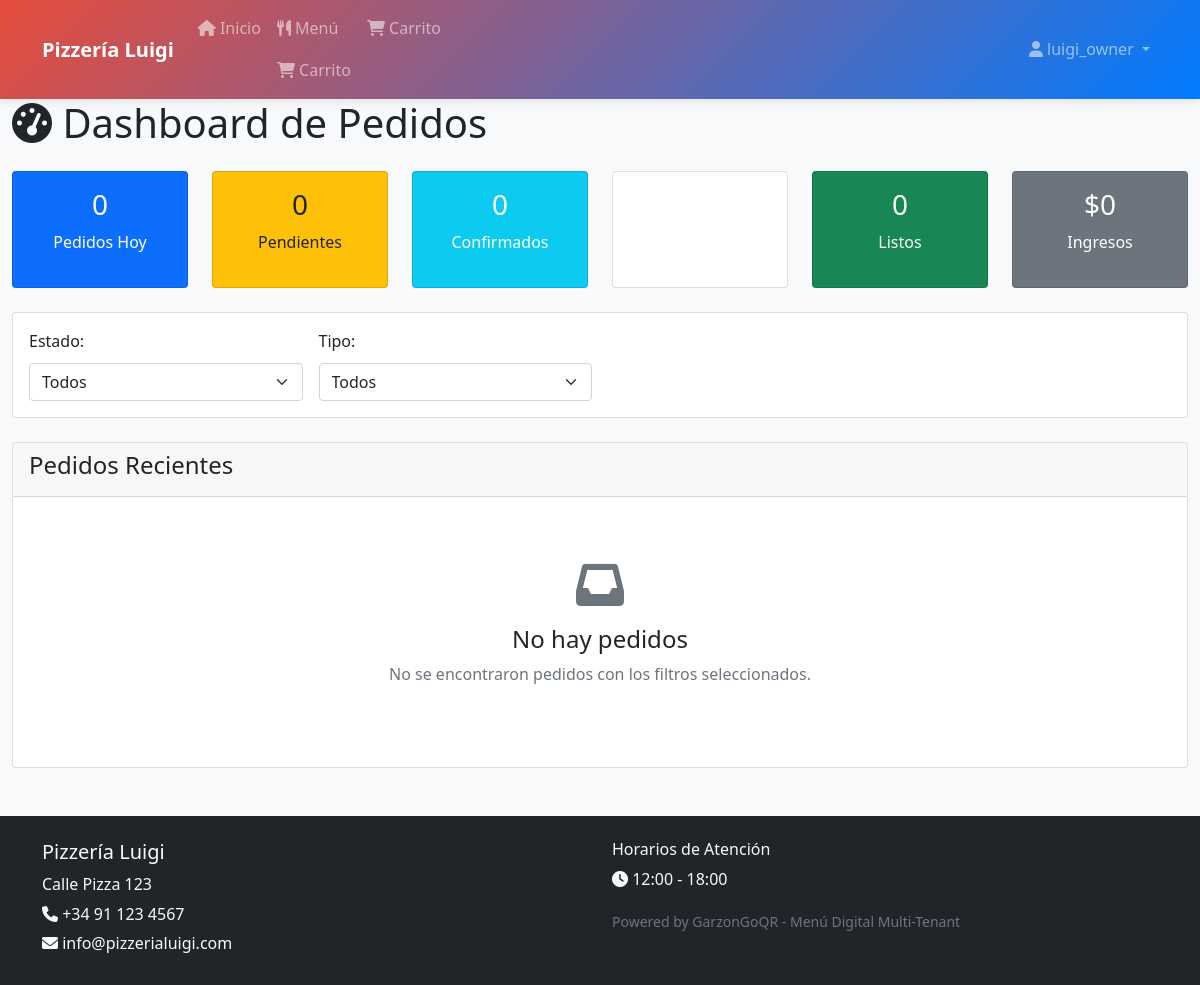
Screenshot of /pizzeria-luigi/orders/dashboard/ (signed in) with the database file from the repository.
### restaurants/models.py (models this page shows, shortened)
class Restaurant(models.Model):
    tenant = models.OneToOneField(Tenant, on_delete=models.CASCADE,
                                 related_name='restaurant')
    name = models.CharField(max_length=100)
    address = models.TextField()
    phone = models.CharField(max_length=20)
    email = models.EmailField()
    owner = models.ForeignKey(User, on_delete=models.CASCADE,
                            related_name='owned_restaurants')
    is_active = models.BooleanField(default=True)
    opening_time = models.TimeField(null=True, blank=True)
    closing_time = models.TimeField(null=True, blank=True)
    created_at = models.DateTimeField(auto_now_add=True)
    updated_at = models.DateTimeField(auto_now=True)
    class Meta:
        verbose_name = 'Restaurante'
        verbose_name_plural = 'Restaurantes'

### orders/views.py (the view)
# urls.py: path('dashboard/', views.RestaurantOrdersListView.as_view(), name='restaurant_orders'),
class RestaurantOrdersListView(LoginRequiredMixin, ListView):
    model = Order
    template_name = 'orders/restaurant_orders.html'
    context_object_name = 'orders'
    paginate_by = 20
    def get_queryset(self):
        restaurant = self.request.restaurant
        if not (self.request.user.is_superuser or
                restaurant.owner == self.request.user):
            raise Http404("No tienes permisos para ver estos pedidos")
        queryset = Order.objects.filter(restaurant=restaurant).select_related('restaurant')
        status = self.request.GET.get('status')
        if status and status != 'all':
            queryset = queryset.filter(status=status)
        order_type = self.request.GET.get('order_type')
        if order_type and order_type != 'all':
            queryset = queryset.filter(order_type=order_type)
        return queryset.order_by('-created_at')
    def get_context_data(self, **kwargs):
        context = super().get_context_data(**kwargs)
        restaurant = self.request.restaurant
        context['restaurant'] = restaurant
        context['status_choices'] = Order.STATUS_CHOICES
        context['order_type_choices'] = Order.ORDER_TYPE_CHOICES
        context['current_status'] = self.request.GET.get('status', 'all')
        context['current_order_type'] = self.request.GET.get('order_type', 'all')
        today = timezone.now().date()
        today_orders = Order.objects.filter(
            restaurant=restaurant,
            created_at__date=today
        )
        context['today_stats'] = {
            'total_orders': today_orders.count(),
            'pending_orders': today_orders.filter(status='pending').count(),
            'confirmed_orders': today_orders.filter(status='confirmed').count(),
            'preparing_orders': today_orders.filter(status='preparing').count(),
            'ready_orders': today_orders.filter(status='ready').count(),
            'total_revenue': sum(order.total_amount for order in today_orders.filter(status__in=['delivered', 'ready']))
        }
        return context

### menu/cart.py (called while the page is built)
    def __len__(self):
        return sum(item['quantity'] for item in self.cart.values())

    def get_total_price(self):
        return sum(Decimal(item['unit_price']) * item['quantity'] for item in self.cart.values())

### menu/context_processors.py (called while the page is built)
def cart_processor(request):
    cart_data = {
        'cart_total_items': 0,
        'cart_total_price': 0,
    }
    try:
        if hasattr(request, 'tenant'):
            cart = Cart(request)
            cart_data = {
                'cart_total_items': len(cart),
                'cart_total_price': cart.get_total_price(),
            }
    except Exception:
        pass
    return {
        'cart_info': cart_data,
    }

### restaurants/templatetags/tenant_tags.py (called while the page is built)
@register.simple_tag(takes_context=True)
def tenant_color(context, color_type='primary'):
    request = context.get('request')
    if request and hasattr(request, 'tenant'):
        if color_type == 'primary':
            return request.tenant.primary_color
    defaults = {
        'primary': '#007bff',
        'secondary': '#6c757d',
    }
    return defaults.get(color_type, '#007bff')

@register.simple_tag(takes_context=True)
def tenant_meta_tags(context):
    request = context.get('request')
    if request and hasattr(request, 'tenant'):
        tenant = request.tenant
        restaurant = request.restaurant
        meta_tags = f'''
        <meta name="description" content="Menú digital de {restaurant.name}. Haz tu pedido fácilmente desde tu mesa.">
        <meta name="keywords" content="{restaurant.name}, menú digital, restaurante, pedidos online">
        <meta property="og:title" content="{restaurant.name} - Menú Digital">
        <meta property="og:description" content="Menú digital de {restaurant.name}">
        <meta property="og:type" content="website">
        <meta name="theme-color" content="{tenant.primary_color}">
        '''
        return mark_safe(meta_tags)
    return mark_safe('<meta name="description" content="Plataforma de menús digitales">')

@register.simple_tag(takes_context=True)
def tenant_css_vars(context):
    request = context.get('request')
    if request and hasattr(request, 'tenant'):
        tenant = request.tenant
        css_vars = f'''
        <style>
        :root {{
            --tenant-primary-color: {tenant.primary_color};
            --tenant-primary-rgb: {hex_to_rgb(tenant.primary_color)};
        }}
        </style>
        '''
        return mark_safe(css_vars)
    return mark_safe('')

### templates/orders/restaurant_orders.html (shortened to what this page needs)
{% extends 'restaurants/base.html' %}
{% load humanize %}
{% block content %}
<div class="container-fluid">
    <h1 class="mb-4">
        <i class="fas fa-tachometer-alt"></i>
        Dashboard de Pedidos
    </h1>
    <div class="row mb-4">
        <div class="col-md-2">
            <div class="card text-center bg-primary text-white">
                <div class="card-body">
                    <h3>{{ today_stats.total_orders }}</h3>
                    <p>Pedidos Hoy</p>
                </div>
            </div>
        </div>
        <div class="col-md-2">
            <div class="card text-center bg-warning text-dark">
                <div class="card-body">
                    <h3>{{ today_stats.pending_orders }}</h3>
                    <p>Pendientes</p>
                </div>
            </div>
        </div>
        <div class="col-md-2">
            <div class="card text-center bg-info text-white">
                <div class="card-body">
                    <h3>{{ today_stats.confirmed_orders }}</h3>
                    <p>Confirmados</p>
                </div>
            </div>
        </div>
        <div class="col-md-2">
            <div class="card text-center bg-orange text-white">
                <div class="card-body">
                    <h3>{{ today_stats.preparing_orders }}</h3>
                    <p>Preparando</p>
                </div>
            </div>
        </div>
        <div class="col-md-2">
            <div class="card text-center bg-success text-white">
                <div class="card-body">
                    <h3>{{ today_stats.ready_orders }}</h3>
                    <p>Listos</p>
                </div>
            </div>
        </div>
        <div class="col-md-2">
            <div class="card text-center bg-secondary text-white">
                <div class="card-body">
                    <h3>${{ today_stats.total_revenue|floatformat:0|intcomma }}</h3>
                    <p>Ingresos</p>
                </div>
            </div>
        </div>
    </div>
    <div class="card mb-4">
        <div class="card-body">
            <form method="get" class="row g-3">
                <div class="col-md-3">
                    <label for="status" class="form-label">Estado:</label>
                    <select name="status" id="status" class="form-select" onchange="this.form.submit()">
                        <option value="all" {% if current_status == 'all' %}selected{% endif %}>Todos</option>
                    </select>
                </div>
                <div class="col-md-3">
                    <label for="order_type" class="form-label">Tipo:</label>
                    <select name="order_type" id="order_type" class="form-select" onchange="this.form.submit()">
                        <option value="all" {% if current_order_type == 'all' %}selected{% endif %}>Todos</option>
                    </select>
                </div>
            </form>
        </div>
    </div>
    <div class="card">
        <div class="card-header">
            <h4>Pedidos Recientes</h4>
        </div>
        <div class="card-body">
            {% if orders %}
            <div class="table-responsive">
                <table class="table table-hover">
                    <thead>
                        <tr>
                            <th>Pedido</th>
                            <th>Cliente</th>
                            <th>Productos</th>
                            <th>Total</th>
                            <th>Estado</th>
                            <th>Hora</th>
                            <th>Acciones</th>
                        </tr>
                    </thead>
                    <tbody>
                        {% for order in orders %}
                        <tr>
                            <td>
                                <strong>#{{ order.order_number }}</strong><br>
                                <small>{{ order.get_order_type_display }}</small>
                            </td>
                            <td>
                                {{ order.customer_name }}<br>
                                <small>{{ order.customer_phone }}</small>
                            </td>
                            <td>
                                {% for item in order.items.all|slice:":2" %}
                                    {{ item.quantity }}x {{ item.menu_item.name }}<br>
                                {% endfor %}
                                {% if order.total_items > 2 %}
                                    <small>y {{ order.total_items|add:"-2" }} más...</small>
                                {% endif %}
                            </td>
                            <td>${{ order.total_amount|floatformat:0|intcomma }}</td>
                            <td>
                                <span class="badge
                                    {% if order.status == 'pending' %}bg-warning
                                    {% elif order.status == 'confirmed' %}bg-info
                                    {% elif order.status == 'preparing' %}bg-primary
                                    {% elif order.status == 'ready' %}bg-success
                                    {% elif order.status == 'delivered' %}bg-secondary
                                    {% elif order.status == 'cancelled' %}bg-danger
                                    {% endif %}">
                                    {{ order.get_status_display }}
                                </span>
                            </td>
                            <td>{{ order.created_at|time:"H:i" }}</td>
                            <td>
                                <a href="{% url 'orders:order_detail' tenant_slug=request.tenant.slug order_id=order.id %}"
                                   class="btn btn-sm btn-outline-primary">
                                    Ver
                                </a>
                                {% if order.status != 'delivered' and order.status != 'cancelled' %}
                                <button class="btn btn-sm btn-outline-success"
                                        onclick="updateStatus('{{ order.id }}', '{{ order.status }}')">
                                    Siguiente
                                </button>
                                {% endif %}
                            </td>
                        </tr>
                        {% endfor %}
                    </tbody>
                </table>
            </div>
            {% else %}
            <div class="text-center py-5">
                <i class="fas fa-inbox fa-3x text-muted mb-3"></i>
                <h4>No hay pedidos</h4>
                <p class="text-muted">No se encontraron pedidos con los filtros seleccionados.</p>
            </div>
            {% endif %}
        </div>
    </div>
</div>
{% endblock %}

### templates/restaurants/base.html (shortened to what this page needs)
<!DOCTYPE html>
<html lang="es">
<head>
    {% load tenant_tags %}
    <link href="https://cdn.jsdelivr.net/npm/bootstrap@5.1.3/dist/css/bootstrap.min.css" rel="stylesheet">
    <link rel="stylesheet" href="https://cdnjs.cloudflare.com/ajax/libs/font-awesome/6.0.0/css/all.min.css">
</head>
<body>
    <nav class="navbar navbar-expand-lg navbar-dark navbar-custom">
        <div class="container">
            <a class="navbar-brand d-flex align-items-center" href="/{{ tenant.slug }}/">
                <span class="fw-bold">{{ restaurant.name }}</span>
            </a>
            <div class="collapse navbar-collapse" id="navbarNav">
                <ul class="navbar-nav me-auto">
                    <li class="nav-item">
                        <a class="nav-link" href="/{{ tenant.slug }}/">
                            <i class="fas fa-home"></i> Inicio
                        </a>
                    </li>
                    <li class="nav-item">
                        <a class="nav-link" href="/{{ tenant.slug }}/menu/">
                            <i class="fas fa-utensils"></i> Menú
                        </a>
                        <a class="nav-link" href="/{{ tenant.slug }}/menu/cart/">
                            <i class="fas fa-shopping-cart"></i> Carrito
                        </a>
                    </li>
                    <li class="nav-item">
                        <a class="nav-link" href="/{{ tenant.slug }}/cart/">
                            <i class="fas fa-shopping-cart"></i> Carrito
                        </a>
                    </li>
                </ul>
                <ul class="navbar-nav">
                    {% if user.is_authenticated %}
                        <li class="nav-item dropdown">
                            <a class="nav-link dropdown-toggle" href="#" role="button" data-bs-toggle="dropdown">
                                <i class="fas fa-user"></i> {{ user.username }}
                            </a>
                        </li>
                    {% else %}
                        <li class="nav-item">
                            <a class="nav-link" href="/{{ tenant.slug }}/login/">
                                <i class="fas fa-key"></i> Admin
                            </a>
                        </li>
                    {% endif %}
                </ul>
            </div>
        </div>
    </nav>
    <main>
        {% block content %}
        {% endblock %}
    </main>
    <footer class="bg-dark text-light py-4 mt-5">
        <div class="container">
            <div class="row">
                <div class="col-md-6">
                    <h5>{{ restaurant.name }}</h5>
                    <p class="mb-1">{{ restaurant.address }}</p>
                    {% if restaurant.phone %}
                        <p class="mb-1"><i class="fas fa-phone"></i> {{ restaurant.phone }}</p>
                    {% endif %}
                    {% if restaurant.email %}
                        <p class="mb-1"><i class="fas fa-envelope"></i> {{ restaurant.email }}</p>
                    {% endif %}
                </div>
                <div class="col-md-6">
                    {% if restaurant.opening_time and restaurant.closing_time %}
                        <h6>Horarios de Atención</h6>
                        <p class="mb-1">
                            <i class="fas fa-clock"></i>
                            {{ restaurant.opening_time }} - {{ restaurant.closing_time }}
                        </p>
                    {% endif %}
                    <div class="mt-3">
                        <small class="text-muted">
                            Powered by GarzonGoQR - Menú Digital Multi-Tenant
                        </small>
                    </div>
                </div>
            </div>
        </div>
    </footer>
</body>
</html>

### rows the page displays
Restaurant: name "Pizzería Luigi", address "Calle Pizza 123", phone "+34 91 123 4567", email "info@pizzerialuigi.com", opening_time "12:00", closing_time "18:00"

### other values shown
{{ user.username }} "luigi_owner"
{{ today_stats.total_orders }} "0"
{{ today_stats.pending_orders }} "0"
{{ today_stats.confirmed_orders }} "0"
{{ today_stats.ready_orders }} "0"
{{ today_stats.total_revenue|floatformat:0|intcomma }} "0"
